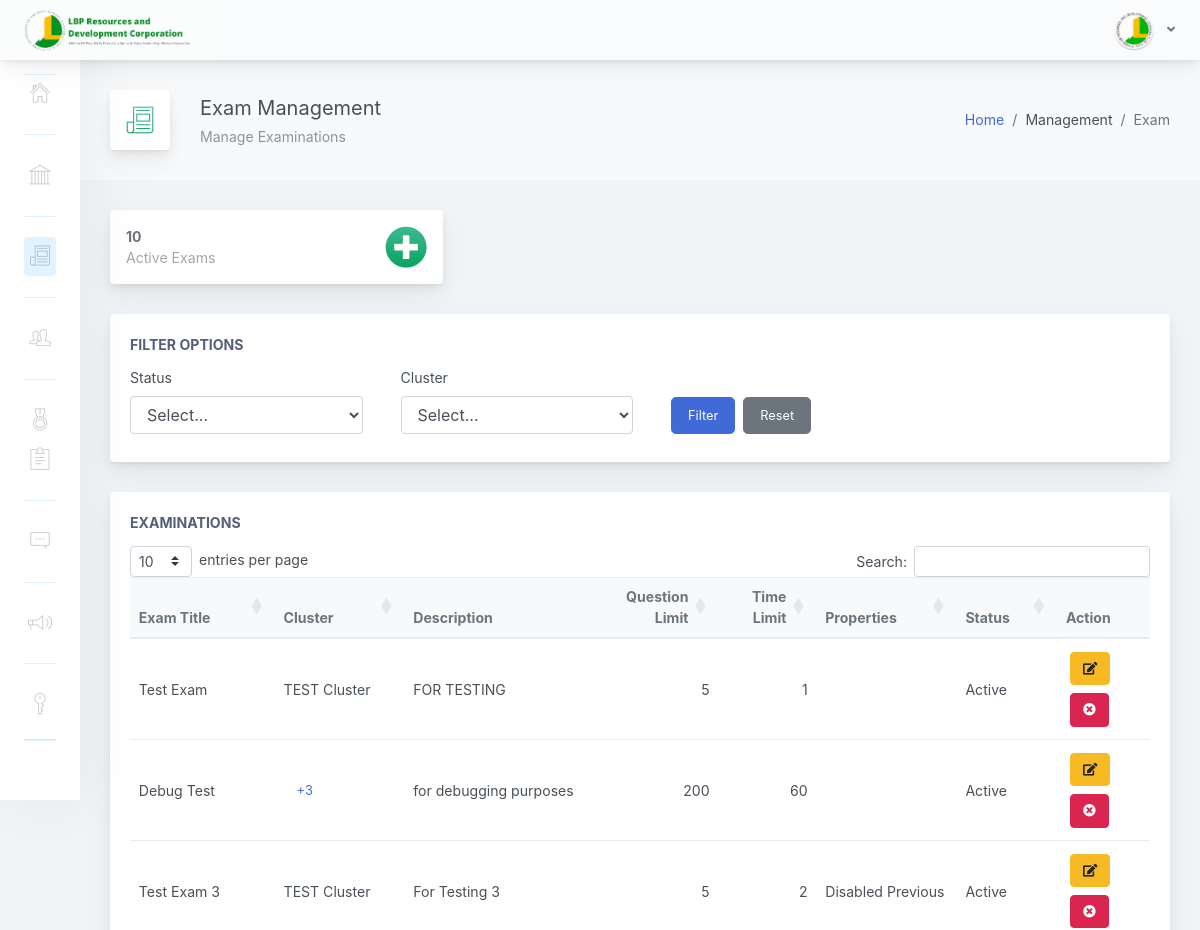
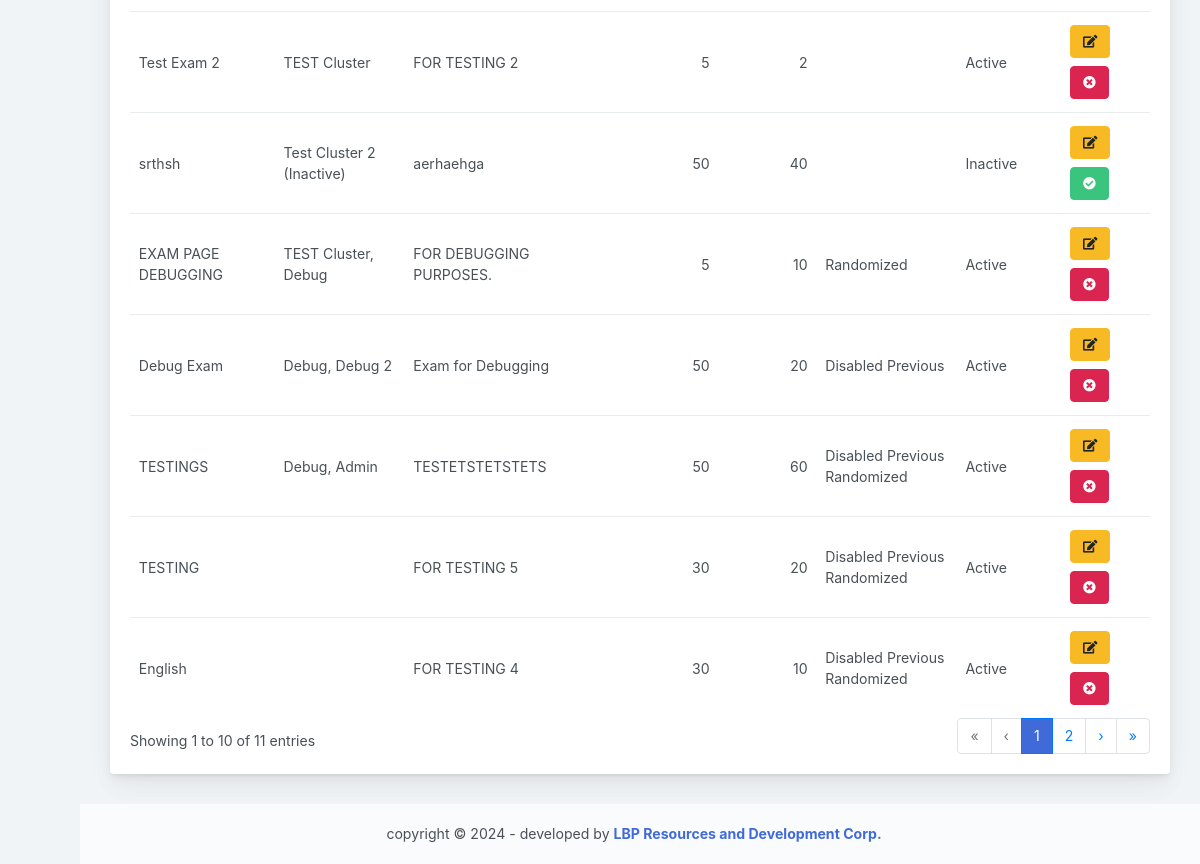
Screenshot of /adminpanel/home.php?page=manage-exam (signed in) with the database file from the repository (2 pictures, top to bottom).
### tables this page shows
CREATE TABLE `exam_tbl` (
  `ex_id` int(11) NOT NULL,
  `ex_title` varchar(255) NOT NULL,
  `ex_description` varchar(255) NOT NULL,
  `ex_time_limit` int(11) NOT NULL,
  `ex_qstn_limit` int(11) NOT NULL,
  `ex_disable_prv` varchar(255) NOT NULL,
  `ex_random_qstn` varchar(255) NOT NULL,
  `ex_status` int(1) NOT NULL,
  `ex_created` timestamp NOT NULL DEFAULT current_timestamp() ON UPDATE current_timestamp()
);

### adminpanel/pages/manage-exam.php (the view, shortened to what this page needs)
<?php
    $stmt1 = $conn->prepare("SELECT * FROM exam_tbl ORDER BY ex_created DESC");
    $selExam = $stmt1->execute();
    $ex_status = 1;
    $stmt3 = $conn->prepare("SELECT * FROM exam_tbl WHERE ex_status = :ex_status");
    $stmt3->bindParam(':ex_status', $ex_status);
    $stmt3->execute();
?>
                <div class="app-main__inner">
                    <div class="app-page-title">
                        <div class="page-title-wrapper">
                            <div class="page-title-heading">
                                <div class="page-title-icon">
                                    <i class="pe-7s-news-paper icon-gradient bg-grow-early">
                                    </i>
                                </div>
                                <div>Exam Management
                                    <div class="page-title-subheading">
                                        Manage Examinations
                                    </div>
                                </div>
                            </div>
                            <div class="page-title-actions">
                            <ol class="breadcrumb">
                                <li class="breadcrumb-item"><a href="home.php">Home</a></li>
                                <li class="breadcrumb-item">Management</li>
                                <li class="breadcrumb-item active" aria-current="page">Exam</li>
                            </ol>
                            </div>
                        </div>
                    </div>
                    <div class="row">
                        <div class="col-md-6 col-xl-4">
                            <div class="card mb-3 widget-content">
                                <div class="widget-content-outer">
                                    <div class="widget-content-wrapper">
                                        <div class="widget-content-left">
                                            <div class="widget-heading"><?php echo $stmt3->rowCount(); ?></div>
                                            <div class="widget-subheading">Active Exams</div>
                                        </div>
                                        <div class="widget-content-right">
                                            <div>
                                                <a href="javascript:void(0)" data-toggle="modal" data-target="#mdlAddExam" data-toggle="tooltip" data-placement="bottom" title="Add Exam">
                                                    <i class="fa fa-3x fa-plus-circle icon-gradient bg-grow-early"></i>
                                                </a>
                                            </div>
                                        </div>
                                    </div>
                                </div>
                            </div>
                        </div>
                    </div>
                    <div class="row">
                        <div class="col-md-12">
                            <div class="main-card mb-3 card">
                                <div class="card-body">
                                    <div class="card-title">Filter Options</div>
                                    <div class="row">
                                        <div class="col-md-3 mr-2 mb-2">
                                            <label for="filter_status">Status</label>
                                            <select class="form-control" name="filter_status" id="filter_status">
                                                <option value="">Select...</option>
                                            </select>
                                        </div>
                                        <div class="col-md-3 mr-2 mb-2">
                                            <label for="filter_cluster">Cluster</label>
                                            <select class="form-control" name="filter_cluster" id="filter_cluster">
                                                <option value="">Select...</option>
                                            </select>
                                        </div>
                                        <div class="col-md-3 d-flex align-items-end mb-2">
                                            <button class="btn btn-lg btn-primary mr-2" id="filter-btn">Filter</button>
                                            <button class="btn btn-lg btn-secondary" id="reset-btn">Reset</button>
                                        </div>
                                    </div>
                                </div>
                            </div>
                        </div>
                    </div>
                    <div class="row">
                        <div class="col-md-12">
                            <div class="main-card mb-3 card">
                                <div class="card-body">
                                    <div class="card-title">Examinations</div>
                                    <div class="table-responsive">
                                        <table class="table table-hover dt-sort" id="tableList" width="100%">
                                            <thead class="thead-light">
                                            <tr>
                                                <th>Exam Title</th>
                                                <th>Cluster</th>
                                                <th data-dt-order="disable">Description</th>
                                                <th>Question Limit</th>
                                                <th>Time Limit</th>
                                                <th>Properties</th>
                                                <th>Status</th>
                                                <th data-dt-order="disable">Action</th>
                                            </tr>
                                            </thead>
                                            <tbody>
                                            <?php
                                            while ($row = $stmt1->fetch(PDO::FETCH_ASSOC)) {
                                                $ex_id = $row['ex_id'];
                                                $ex_title = $row['ex_title'];
                                                $ex_description = $row['ex_description'];
                                                $ex_qstn_limit = $row['ex_qstn_limit'];
                                                $ex_time_limit = $row['ex_time_limit'];
                                                $ex_disable_prv = $row['ex_disable_prv'];
                                                $ex_random_qstn = $row['ex_random_qstn'];
                                                $ex_status = $row['ex_status'];
                                                $statusText = ($ex_status == 1) ? 'Active' : 'Inactive';
                                                $stmt4 = $conn->prepare("SELECT * FROM exam_cluster_tbl WHERE ex_id = :ex_id");
                                                $stmt4->bindParam(':ex_id', $ex_id);
                                                $stmt4->execute();
                                                $clusterCount = 0;
                                                $clusterNames = [];
                                                while ($row = $stmt4->fetch(PDO::FETCH_ASSOC)) {
                                                    $clu_id = $row['clu_id'];
                                                    $stmt5 = $conn->prepare("SELECT clu_name, clu_status FROM cluster_tbl WHERE clu_id = :clu_id");
                                                    $stmt5->bindParam(':clu_id', $clu_id);
                                                    $stmt5->execute();
                                                    $cluster = $stmt5->fetch(PDO::FETCH_ASSOC);
                                                    if ($cluster) {
                                                        $clusterName = $cluster['clu_status'] == 0 ? $cluster['clu_name'] . " (Inactive)" : $cluster['clu_name'];
                                                        $clusterNames[] = $clusterName;
                                                        $clusterCount++;
                                                    }
                                                }
                                                $clusterNamesString = implode(', ', $clusterNames);
                                            ?>
                                                <tr id="<?php echo htmlspecialchars($ex_id); ?>" data-clusters="<?php echo htmlspecialchars($clusterNamesString); ?>">
                                                    <td><?php echo htmlspecialchars($ex_title); ?></td>
                                                    <td>
                                                        <?php
                                                        if ($clusterCount > 2) {
                                                            echo '<button class="btn btn-link" data-toggle="tooltip" data-placement="bottom" title="' . implode(', ', $clusterNames) . '">+' . $clusterCount . '</button>';
                                                        } else {
                                                            echo implode(', ', $clusterNames);
                                                        }
                                                        ?>
                                                    </td>
                                                    <td><?php echo htmlspecialchars($ex_description); ?></td>
                                                    <td><?php echo htmlspecialchars($ex_qstn_limit); ?></td>
                                                    <td><?php echo htmlspecialchars($ex_time_limit); ?></td>
                                                    <td>
                                                        <?php
                                                        if ($ex_disable_prv != '') {
                                                            echo "<div>Disabled Previous</div>";
                                                        } else {
                                                            echo "";
                                                        }
                                                        if ($ex_random_qstn != '') {
                                                            echo "<div>Randomized</div>";
                                                        } else {
                                                            echo "";
                                                        }
                                                        ?>
                                                    </td>
                                                    <td><?php echo htmlspecialchars($statusText); ?></td>
                                                    <td>
                                                        <a href="?page=manage-exam-edit&id=<?php echo htmlspecialchars($ex_id); ?>" class="btn btn-warning m-1" id="edit-btn" data-toggle="tooltip" data-placement="bottom" title="Edit">
                                                            <i class="fas fa-edit"></i>
                                                        </a>
                                                        <?php if ($ex_status == 1) { ?>
                                                        <a href="javascript:void(0);" class="btn btn-danger m-1" id="disable-btn" data-toggle="modal" data-target="#mdlDisableExam" data-toggle="tooltip" data-placement="bottom" title="Disable"
                                                        data-disable-id="<?php echo htmlspecialchars($ex_id); ?>"
                                                        data-disable-name="<?php echo htmlspecialchars($ex_title); ?>"
                                                        data-disable-status="<?php echo htmlspecialchars($ex_status); ?>">
                                                            <i class="fas fa-times-circle"></i>
                                                        </a>
                                                        <?php } else { ?>
                                                        <a href="javascript:void(0);" class="btn btn-success m-1" id="enable-btn" data-toggle="modal" data-target="#mdlEnableExam" data-toggle="tooltip" data-placement="bottom" title="Enable"
                                                        data-enable-id="<?php echo htmlspecialchars($ex_id); ?>"
                                                        data-enable-name="<?php echo htmlspecialchars($ex_title); ?>"
                                                        data-enable-status="<?php echo htmlspecialchars($ex_status); ?>">
                                                            <i class="fas fa-check-circle"></i>
                                                        </a>
                                                        <?php } ?>
                                                    </td>
                                                </tr>
                                            <?php
                                                }
                                            ?>
                                            </tbody>
                                        </table>
                                    </div>
                                </div>
                            </div>
                        </div>
                    </div>
                </div>

### rows the page displays
exam_tbl: ex_title "Test Exam", clusterNames "TEST Cluster", ex_description "FOR TESTING", ex_qstn_limit "5", ex_time_limit "1", ex_status "Active"
exam_tbl: ex_title "Debug Test", clusterCount "3", ex_description "for debugging purposes", ex_qstn_limit "200", ex_time_limit "60", ex_status "Active"
exam_tbl: ex_title "Test Exam 3", clusterNames "TEST Cluster", ex_description "For Testing 3", ex_qstn_limit "5", ex_time_limit "2", ex_disable_prv "Disabled Previous", ex_status "Active"
exam_tbl: ex_title "Test Exam 2", clusterNames "TEST Cluster", ex_description "FOR TESTING 2", ex_qstn_limit "5", ex_time_limit "2", ex_status "Active"
exam_tbl: ex_title "srthsh", clusterNames "Test Cluster 2 (Inactive)", ex_description "aerhaehga", ex_qstn_limit "50", ex_time_limit "40", ex_status "Inactive"
exam_tbl: ex_title "EXAM PAGE DEBUGGING", clusterNames "TEST Cluster, Debug", ex_description "FOR DEBUGGING PURPOSES.", ex_qstn_limit "5", ex_time_limit "10", ex_random_qstn "Randomized", ex_status "Active"
exam_tbl: ex_title "Debug Exam", clusterNames "Debug, Debug 2", ex_description "Exam for Debugging", ex_qstn_limit "50", ex_time_limit "20", ex_disable_prv "Disabled Previous", ex_status "Active"
exam_tbl: ex_title "TESTINGS", clusterNames "Debug, Admin", ex_description "TESTETSTETSTETS", ex_qstn_limit "50", ex_time_limit "60", ex_disable_prv "Disabled Previous", ex_random_qstn "Randomized", ex_status "Active"
exam_tbl: ex_title "TESTING", ex_description "FOR TESTING 5", ex_qstn_limit "30", ex_time_limit "20", ex_disable_prv "Disabled Previous", ex_random_qstn "Randomized", ex_status "Active"
exam_tbl: ex_title "English", ex_description "FOR TESTING 4", ex_qstn_limit "30", ex_time_limit "10", ex_disable_prv "Disabled Previous", ex_random_qstn "Randomized", ex_status "Active"

### other values shown
$stmt3->rowCount() "10"
